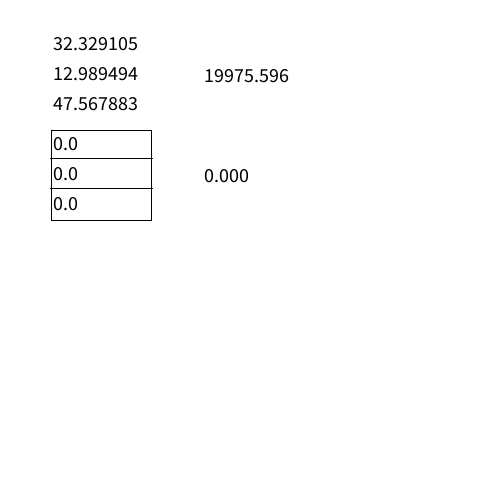
Frame 1 (no input)
Frame 60 (the mouse pressed at the canvas centre just before this capture): identical to frame 1, image omitted
Frame 120 (the mouse held since frame 60 and released just before this capture): identical to frame 1, image omitted

The Processing sketch that drew this single still picture (run headless with seeded random() and noise(); from frame 60 on, the mouse is pressed at the canvas centre):

// Processing sketch: DaenenVockeroth_Variables
// ── DaenenVockeroth_Variables.pde
String storedNumber = "";

// Instantiate the room objects
Room myRoom = new Room(50, 50, 20, false);
Room myRoom2 = new Room(50, 150, 20, true);

// Setup size and unlimited framerate
void setup() {
    frameRate(-1);
    size(500, 500);
}

// Set colors and render values and results
void draw() {
    background(255);
    fill(0);
    myRoom.renderValues();
    myRoom2.renderValues();
    fill(0);
    myRoom.renderResult();
    myRoom2.renderResult();
}

// keyPressed event to set the current number to a string containing all numbers pressed
// Also making sure only numbers are accepted and set the number to zero when backspace is pressed
void keyPressed() {
    if (key >= 48 && key <= 57) {
        storedNumber += key;
        myRoom2.setValue(storedNumber);
    } else if (key == BACKSPACE) {
        storedNumber = "0";
        myRoom2.setValue(storedNumber);
    }      
}

// Create room class
class Room {
    // Define default values
    float defaultLength = random(0, 50), defaultWidth = random(0, 50), defaultHeight = random(0, 50);
    // Set class vars
    float _xPos, _yPos, _fontSize, _length = 0, _width = 0, _height = 0;
    boolean _userMode;
    int _activeLine = -1;

    // Accept and set paramaters
    Room(int xPos, int yPos, float fontSize, boolean userMode) {
        _xPos = xPos;
        _yPos = yPos;
        _fontSize = fontSize;
        _userMode = userMode;

        // Check if we are in user mode. If not, set values to default
        if (!userMode) {
            _length = defaultLength;
            _height = defaultHeight;
            _width = defaultWidth;
        }
    }

        // Setup rendering for the values
        void renderValues() {
            textSize(_fontSize);
            if (_activeLine == 0) { fill(0, 200, 40); } else { fill(0); }
            text(str(_length), _xPos + 3, _yPos);
            if (_activeLine == 1) { fill(0, 200, 40); } else { fill(0); }
            text(str(_width), _xPos + 3, _yPos + 30);
            if (_activeLine == 2) { fill(0, 200, 40); } else { fill(0); }
            text(str(_height), _xPos + 3, _yPos + 60);

            // Add boxes around usermode values to differentiate and show that input is allowed.
            if (_userMode) {
                fill(0, 0, 0, 0);
                rect(_xPos + 1, _yPos - 20, 100, 90);
                line(_xPos, _yPos + 8, _xPos + 102, _yPos + 8);
                line(_xPos, _yPos + 38, _xPos + 102, _yPos + 38);

                // Ugly but working nested if statements to check if the mouse is inside each box when clicked
                // Check if the line is changed and set the number to 0 so the number does not continue from the last box
                if (mouseX >= 51 && mouseX <= 151) {
                    if (mouseY >= 129 && mouseY <= 157 && mousePressed) {
                        if (_activeLine == 0) return;
                        storedNumber = "0";
                        _activeLine = 0;
                    } else if (mouseY > 158 && mouseY < 185 && mousePressed) {
                        if (_activeLine == 1) return;
                        storedNumber = "0";
                        _activeLine = 1;
                    } else if (mouseY > 186 && mouseY < 220 && mousePressed) {
                        if (_activeLine == 2) return;
                        storedNumber = "0";
                        _activeLine = 2;
                    } else if (mousePressed) {
                        _activeLine = -1;
                    }
                }
                else if (mousePressed) {
                    _activeLine = -1;
                }
            }
        }

        // Method for setting the value of the variable assigned to each box
        void setValue(String value) {
           switch (_activeLine) {
            case -1:
                return;
            case 0:
                _length = float(value);
            break;
            case 1:
                _width = float(value);
            break;
            case 2:
                _height = float(value);
            break;
           }
        }

        // Render result
        void renderResult() {
            float result = _length * _width * _height;
            text(result, _xPos + 150, _yPos +32);
        }
}
